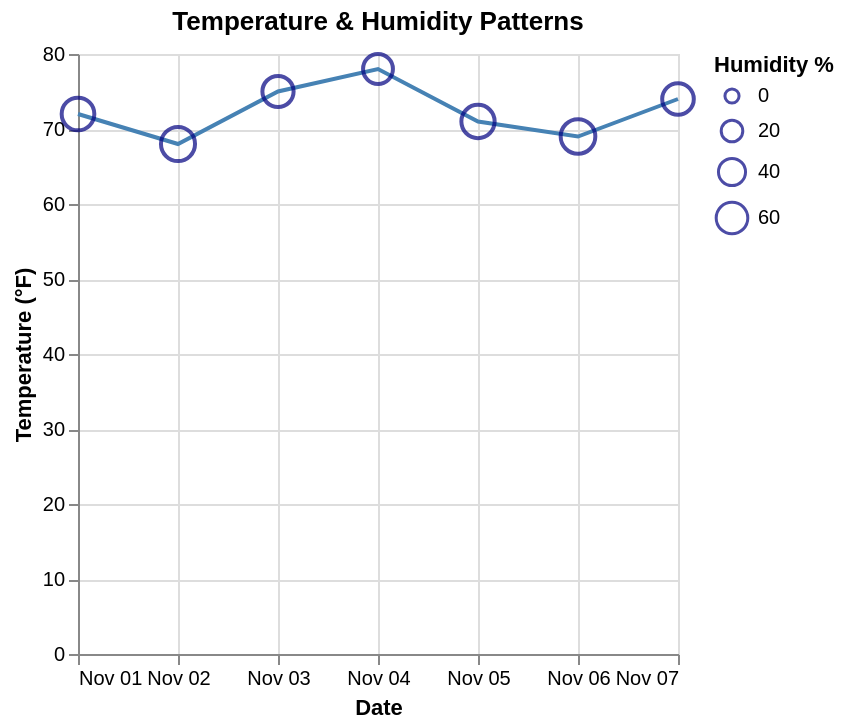

Specify this chart in Vega-Lite:
### Vega-Lite specification from a JSON file in a GitHub repository (floating-point values rounded to 4 significant figures)
{"$schema": "https://vega.github.io/schema/vega-lite/v5.json", "description": "Weather patterns analysis", "layer": [{"mark": {"type": "line", "color": "steelblue"}, "encoding": {"x": {"field": "date", "type": "temporal", "axis": {"title": "Date", "format": "%b %d"}}, "y": {"field": "temperature", "type": "quantitative", "axis": {"title": "Temperature (°F)"}}}}, {"mark": {"type": "point", "color": "navy", "opacity": 0.7}, "encoding": {"x": {"field": "date", "type": "temporal"}, "y": {"field": "temperature", "type": "quantitative"}, "size": {"field": "humidity", "type": "quantitative", "legend": {"title": "Humidity %"}, "scale": {"range": [50, 300]}}}}], "data": {"values": [{"date": "2024-11-01", "temperature": 72, "humidity": 65}, {"date": "2024-11-02", "temperature": 68, "humidity": 72}, {"date": "2024-11-03", "temperature": 75, "humidity": 58}, {"date": "2024-11-04", "temperature": 78, "humidity": 52}, {"date": "2024-11-05", "temperature": 71, "humidity": 68}, {"date": "2024-11-06", "temperature": 69, "humidity": 75}, {"date": "2024-11-07", "temperature": 74, "humidity": 60}]}, "title": "Temperature & Humidity Patterns"}
